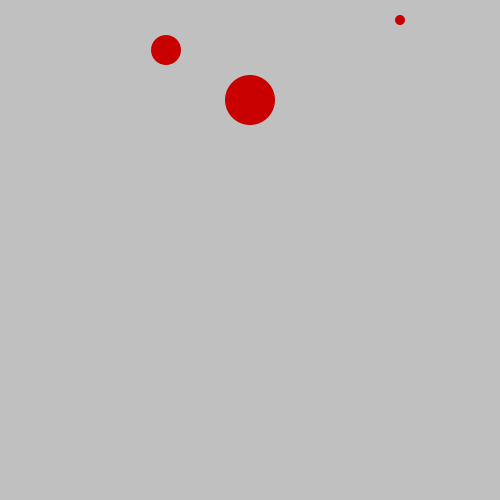
Frame 1 (no input)
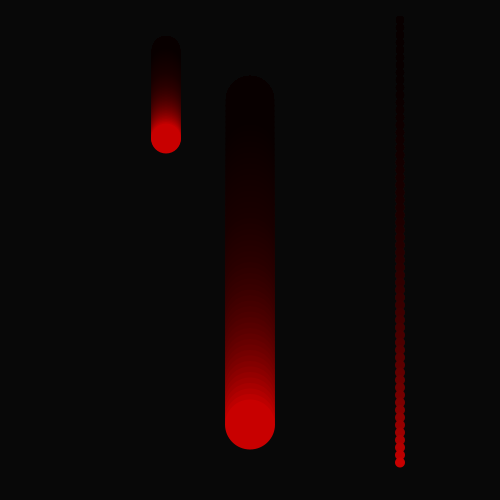
Frame 60 (the mouse pressed at the canvas centre just before this capture)
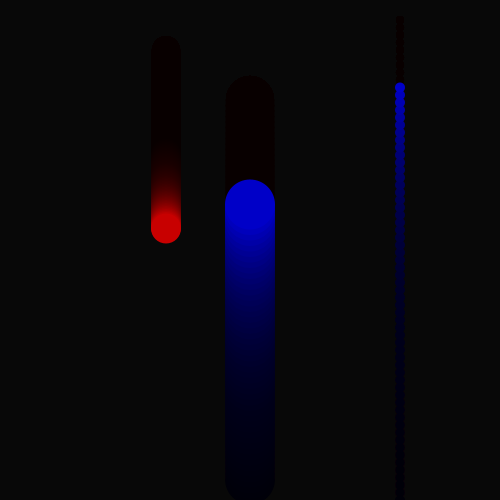
Frame 120 (the mouse held since frame 60 and released just before this capture)

The Processing sketch that drew these frames (run headless with seeded random() and noise(); from frame 60 on, the mouse is pressed at the canvas centre):

// Processing sketch: code_09_04
// ── code_09_04.pde
Spot sp, sp2, sp3;

void setup(){
  size(500, 500);
  noStroke();
  sp = new Spot(width/2, 100, 50, 5.5);
  sp2 = new Spot(width/3, 50, 30, 1.5);
  sp3 = new Spot(width*0.8, 20, 10, 7.5);
}

void draw(){
  fill(0, 15);
  rect(0, 0, width, height);
  fill(255);
  sp.colores();
  sp.display();
  sp.move();
  
  sp2.colores();
  sp2.display();
  sp2.move();
  
  sp3.colores();
  sp3.display();
  sp3.move();
}

// ── Spot.pde
class Spot {
  float x, y;
  float diameter;
  float speed;
  float direction = 1;
  
Spot(float xpos, float ypos, float diam, float sp) {
x = xpos;
y = ypos;
diameter = diam;
speed = sp;
}

void move() {
y += (speed * direction);
if ((y > (height - diameter/2)) || (y < diameter/2)) {
direction *= -1;

  }
}

 void display() {
   ellipse(x, y, diameter, diameter);
    
}
  
  void colores(){
    if (direction == 1){
    fill(200, 0, 0);
    }else{
    fill(0, 0, 200);
    }
  }
}
